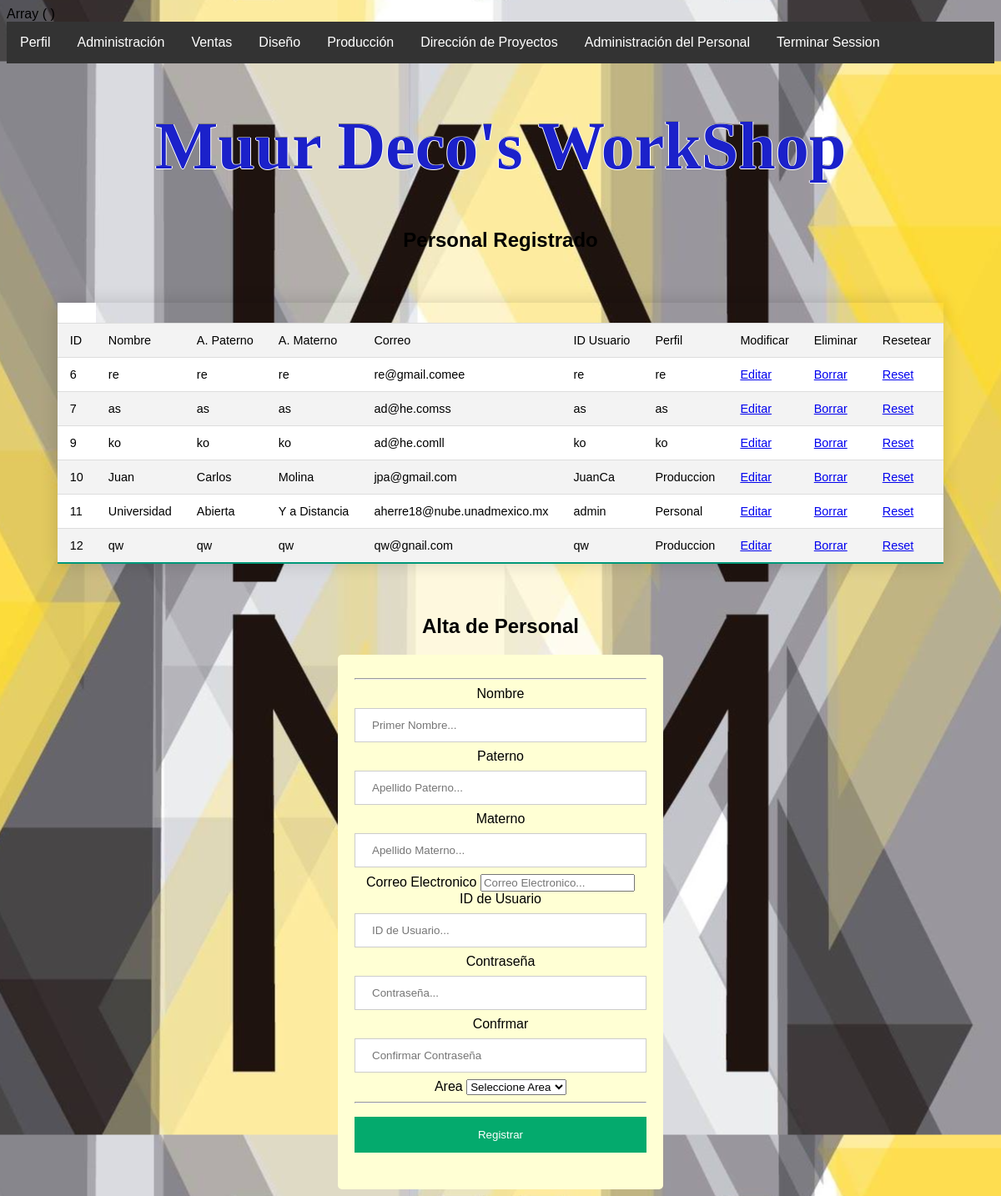
Screenshot of /signup0.php (signed in) with the database file from the repository.
### tables this page shows
CREATE TABLE `users` (
  `usersId` int(11) NOT NULL,
  `usersPrimerNombre` varchar(50) NOT NULL,
  `usersApellidoMaterno` varchar(50) NOT NULL,
  `usersApellidoPaterno` varchar(50) NOT NULL,
  `usersEmail` varchar(50) NOT NULL,
  `usersUid` varchar(50) NOT NULL,
  `usersPwd` varchar(255) NOT NULL,
  `perfil` varchar(50) NOT NULL,
  `incAtp` int(5) DEFAULT NULL
);

### signup0.php (the view, shortened to what this page needs)
<?php
  include_once 'header.php'
 ?>
  <?php
 include_once 'header.php';
  require_once 'includes/dbh.inc.php';
      $sql = "SELECT * FROM users;";
      $result = mysqli_query($conn, $sql);
 ?>
  <h2>Personal Registrado</h2>
  <div class="container">
    <div class="row">
      <div class="col-l m-auto">
        <div class="table table-bordered">
         <table class="styled-table">
           <td>
             <tr>
               <td>ID</td>
               <td>Nombre</td>
               <td>A. Paterno</td>
               <td>A. Materno</td>
               <td>Correo</td>
               <td>ID Usuario</td>
               <td>Perfil</td>
               <td>Modificar</td>
               <td>Eliminar</td>
               <td>Resetear</td>
             </tr>
             <?php
                 while ($row=mysqli_fetch_assoc($result)) {
                   $UserID = $row['usersId'];
                   $UserName = $row['usersPrimerNombre'];
                   $UserMaterno = $row['usersApellidoMaterno'];
                   $UserPaterno = $row['usersApellidoPaterno'];
                   $UserEmail = $row['usersEmail'];
                   $UserUID = $row['usersUid'];
                   $UserPerfil = $row['perfil'];
               ?>
               <tr>
                 <td><?php echo $UserID ?></td>
                 <td><?php echo $UserName ?></td>
                 <td><?php echo $UserMaterno ?></td>
                 <td><?php echo $UserPaterno ?></td>
                 <td><?php echo $UserEmail ?></td>
                 <td><?php echo $UserUID ?></td>
                 <td><?php echo $UserPerfil ?></td>
                 <td> <a href="includes/edit.php?GetID=<?php echo $UserID?>">Editar</a> </td>
                 <td> <a href="includes/delete.php?Del=<?php echo $UserID?>">Borrar</a> </td>
                 <td> <a href="includes/reset.php?Res=<?php echo $UserID?>">Reset</a> </td>
               </tr>
               <?php
               }
                ?>
           </td>
         </table>
        </div>
      </div>
    </div>
  </div>
  <body>
    <h2>Alta de Personal</h2>
      <section class="signup-form">
        <hr>
          <form action="includes/signup.inc.php" method="post">
            <label for="nombre">Nombre</label>
            <input type="text" name="nombre" placeholder="Primer Nombre...">
            <br>
            <label for="paterno">Paterno</label>
            <input type="text" name="paterno" placeholder="Apellido Paterno...">
            <br>
            <label for="materno">Materno</label>
            <input type="text" name="materno" placeholder="Apellido Materno...">
            <br>
            <label for="email">Correo Electronico</label>
            <input type="email" name="email" placeholder="Correo Electronico...">
            <br>
            <label for="uid">ID de Usuario</label>
            <input type="text" name="uid" placeholder="ID de Usuario...">
            <br>
            <label for="pwd">Contraseña</label>
            <input type="password" name="pwd" placeholder="Contraseña...">
            <br>
            <label for="pwdrepetido">Confrmar</label>
            <input type="password" name="pwdrepetido" placeholder="Confirmar Contraseña">
            <br>
            <label for="perfil">Area</label>
            <select name="perfil" placeholder="Area">
              <option value="Pendiente" >Seleccione Area</option>
            </select>
            <hr>
            <button type="submit" name="submit">Registrar</button>
          </form>
      </section>
      </body>
<?php
  include_once 'footer.php'
 ?>

### css/style.css (style rules this page uses)
body { background: lightblue url("../img/muur.png") fixed center; }
.container { text-align: center; }
.styled-table { border-collapse: collapse; margin: 25px 0; font-size: 0.9em; font-family: sans-serif; min-width: 400px; box-shadow: 0 0 20px rgba(0, 0, 0, 0.15); margin-left: auto; margin-right: auto; }
.styled-table th, .styled-table td { padding: 12px 15px; }
.styled-table tbody tr { border-bottom: thin solid #dddddd; }
.styled-table tbody tr:nth-of-type(even) { background-color: #f3f3f3; }
.styled-table tbody tr:nth-of-type(odd) { background-color: #FFFFFF; }
.styled-table tbody tr:last-of-type { border-bottom: 2px solid #009879; }
.signup-form { max-width: 350px; margin: auto; border-radius: 5px; background: #ffffd4; padding: 20px; }
body { font-family: Arial, Helvetica, sans-serif; }
input[type=text], input[type=password] { width: 100%; padding: 12px 20px; margin: 8px 0; display: inline-block; border: 1px solid #ccc; box-sizing: border-box; }
button { background-color: #04AA6D; color: white; padding: 14px 20px; margin: 8px 0; border: none; cursor: pointer; width: 100%; }
.container { padding: 16px; }

### rows the page displays
users: usersId "6", usersPrimerNombre "re", usersApellidoMaterno "re", usersApellidoPaterno "re", usersEmail "re@gmail.comee", usersUid "re", perfil "re"
users: usersId "7", usersPrimerNombre "as", usersApellidoMaterno "as", usersApellidoPaterno "as", usersEmail "ad@he.comss", usersUid "as", perfil "as"
users: usersId "9", usersPrimerNombre "ko", usersApellidoMaterno "ko", usersApellidoPaterno "ko", usersEmail "ad@he.comll", usersUid "ko", perfil "ko"
users: usersId "10", usersPrimerNombre "Juan", usersApellidoMaterno "Carlos", usersApellidoPaterno "Molina", usersEmail "jpa@gmail.com", usersUid "JuanCa", perfil "Produccion"
users: usersId "11", usersPrimerNombre "Universidad", usersApellidoMaterno "Abierta", usersApellidoPaterno "Y a Distancia", usersEmail "aherre18@nube.unadmexico.mx", usersUid "admin", perfil "Personal"
users: usersId "12", usersPrimerNombre "qw", usersApellidoMaterno "qw", usersApellidoPaterno "qw", usersEmail "qw@gnail.com", usersUid "qw", perfil "Produccion"
